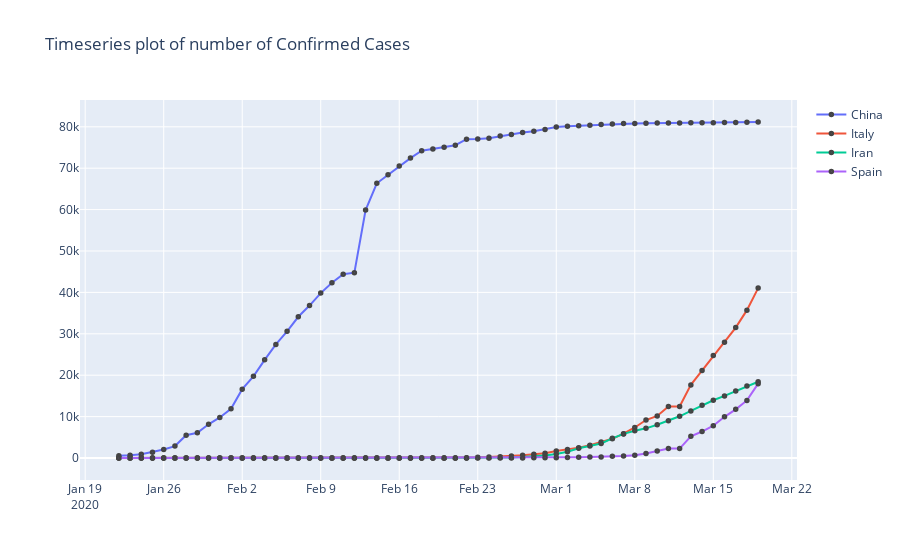

Source (notebook cell):
### Markdown cell above
I saw an interesting fact here,Eventhough Italy has reported more cases than Iran,they lag behind Iran in the recovery rate.The same issue happends between S.Korea and  Spain too.

### Code cell
fig = go.Figure()
for country in ["China","Italy","Iran","Spain"]:
   

    fig.add_trace(go.Scatter(
        x=data[data['Country']==country]['Date'],
        y=data[data['Country']==country]['Confirmed'],
        name = country, # Style name/legend entry with html tags
        connectgaps=True # override default to connect the gaps
    ))
fig.update_layout(title="Timeseries plot of number of Confirmed Cases") 
fig.update_traces(mode='markers+lines', marker_line_width=2.5, marker_size=3)
fig.show()
